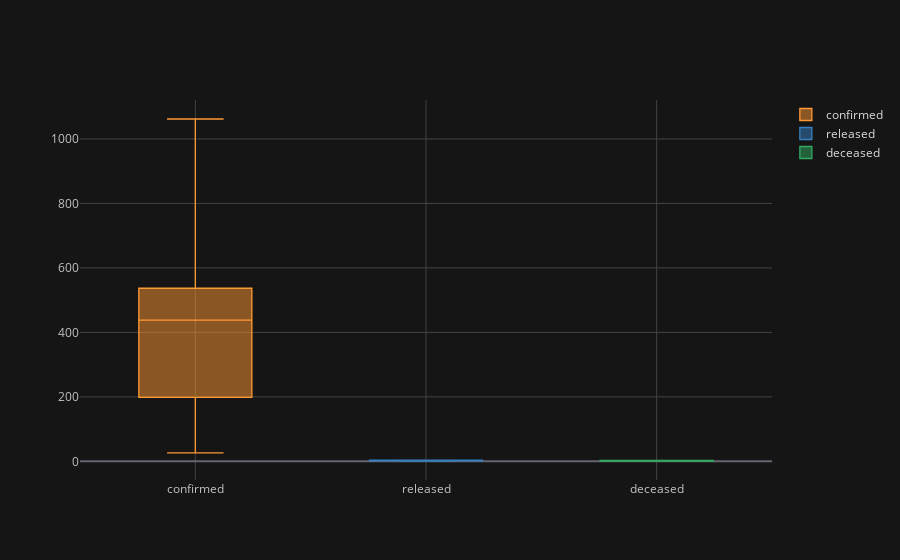

The cell this chart's notebook holds for it:
### Code cell
data_merged.set_index('date').iplot(kind='box')

### Figure 1 — Plotly figure (JSON) as saved in the notebook; plotly's stock layout.template omitted (floating-point values rounded to 4 significant figures)
{"data": [{"boxpoints": false, "line": {"width": 1.3}, "marker": {"color": "rgba(255, 153, 51, 1.0)"}, "name": "confirmed", "orientation": "v", "type": "box", "y": [26, 100, 231, 285, 505, 1062, 600, 516, 438]}, {"boxpoints": false, "line": {"width": 1.3}, "marker": {"color": "rgba(55, 128, 191, 1.0)"}, "name": "released", "orientation": "v", "type": "box", "y": [4, 1, 4, 2, 4, 1, 3, 2, 2]}, {"boxpoints": false, "line": {"width": 1.3}, "marker": {"color": "rgba(50, 171, 96, 1.0)"}, "name": "deceased", "orientation": "v", "type": "box", "y": [1, 1, 2, 1, 1, 3, 3, 1, 3]}], "layout": {"legend": {"bgcolor": "#151516", "font": {"color": "#D9D9D9"}}, "paper_bgcolor": "#151516", "plot_bgcolor": "#151516", "title": {"font": {"color": "#D9D9D9"}}, "xaxis": {"gridcolor": "#434343", "showgrid": true, "tickfont": {"color": "#C2C2C2"}, "title": {"font": {"color": "#D9D9D9"}, "text": ""}, "zerolinecolor": "#666570"}, "yaxis": {"gridcolor": "#434343", "showgrid": true, "tickfont": {"color": "#C2C2C2"}, "title": {"font": {"color": "#D9D9D9"}, "text": ""}, "zerolinecolor": "#666570"}}}
